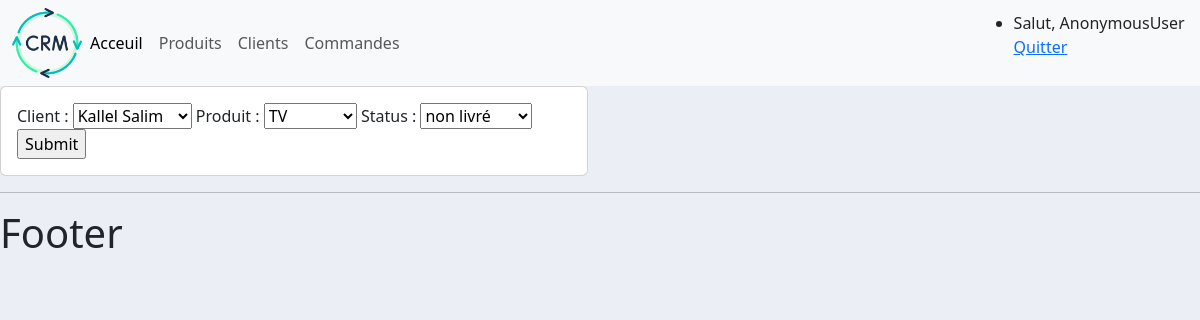
The page /commande/modifier_commande/4 on the database its author committed.
### commande/models.py (models this page shows)
class Commande(models.Model):
    STATUS=(('en_instance','en_instance'),
            ('non livré','non livré'),
            ('livré','livré'))
    client=models.ForeignKey(Client,null=True,on_delete=models.SET_NULL)
    produit=models.ForeignKey(Produit,null=True,on_delete=models.SET_NULL)
    status=models.CharField(max_length=200,null=True,choices=STATUS)
    date_creation=models.DateTimeField(auto_now_add=True,null=True)

### commande/views.py (the view)
# urls.py: path('modifier_commande/<str:pk>',views.modifier_commande,name='modifier_commande'),
def modifier_commande(request,pk):
    commande=Commande.objects.get(id=pk)
    form=CommandeForm(instance=commande)
    if request.method=='POST':
        form=CommandeForm(request.POST,instance=commande)
        if form.is_valid():
            form.save()
            return redirect('/')
    context={'form': form}
    return render(request,'commande/ajouter_commande.html',context)

### commande/forms.py
class CommandeForm(ModelForm):
    class Meta:
        model=Commande
        fields='__all__'

### client/models.py (called while the page is built)
    def __str__(self):
        return self.nom

### produit/models.py (called while the page is built)
    def __str__(self):
        return self.nom

### templates/commande/ajouter_commande.html (shortened to what this page needs)
{% extends 'main.html' %}
{% block content %}
<div class="row">
<div class="col-md-6">
  <div class="card card-body">
<form action="" method="POST">
  {{form}}
  <input type="submit" name="Envoyer">
</form>
   </div>
</div>
      </div>
{%  endblock %}

### static/css/main.css (style rules this page uses)
body { background-color: #ebeff5; }

### rows shown on the page
Commande: client "Kallel Salim", produit "TV", status "non livré"

### other values the page prints
{{ request.user }} "AnonymousUser"
